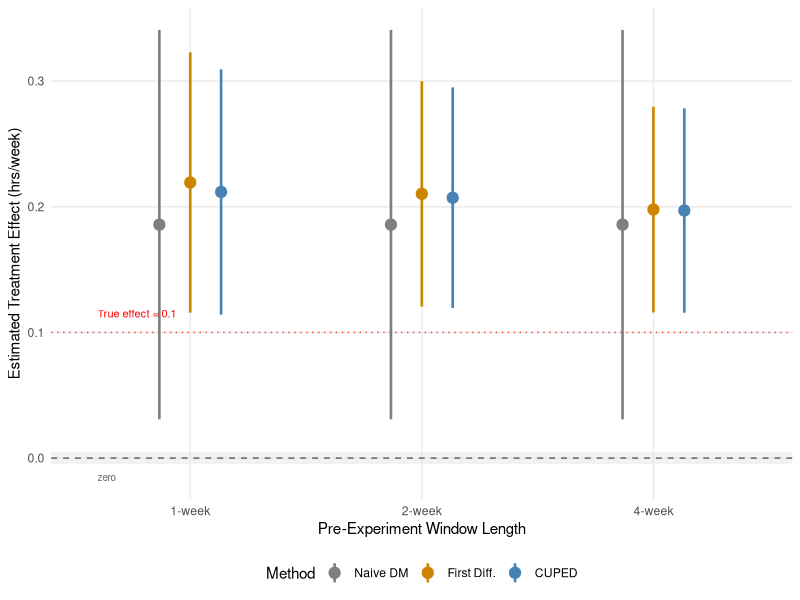

Generate this figure with R:
## ---- chunk 1
knitr::opts_chunk$set(echo = TRUE, fig.pos = "H", out.extra = "")
## ---- chunk 2
library(tidyverse)
## ---- chunk 3
set.seed(132)

N <- 50000
new_user_frac <- 0.20
log_mean <- log(7)
log_sd <- 0.7
noise_sd <- 4.0
tau <- 0.10
n_pre_weeks <- 4

n_new <- round(N * new_user_frac)
n_existing <- N - n_new

users <- tibble(
  user_id = 1:N,
  is_new = c(rep(TRUE, n_new), rep(FALSE, n_existing)),
  baseline_mu = rlnorm(N, meanlog = log_mean, sdlog = log_sd),
  treatment = sample(c(0L, 1L), N, replace = TRUE)
)

generate_week <- function(baseline_mu, treatment_indicator = NULL, tau_val = 0) {
  n <- length(baseline_mu)
  noise <- rnorm(n, mean = 0, sd = noise_sd)
  hours <- baseline_mu + noise
  if (!is.null(treatment_indicator)) {
    hours <- hours + tau_val * treatment_indicator
  }
  return(pmax(hours, 0))
}

pre_weeks <- map(1:n_pre_weeks, ~ generate_week(users$baseline_mu))
names(pre_weeks) <- paste0("pre_week_", 1:n_pre_weeks)
post_week <- generate_week(users$baseline_mu, users$treatment, tau)

sim_data <- users %>%
  bind_cols(as_tibble(pre_weeks)) %>%
  mutate(
    post_week = post_week,
    pre_1wk = pre_week_4,
    pre_2wk = (pre_week_3 + pre_week_4) / 2,
    pre_4wk = (pre_week_1 + pre_week_2 + pre_week_3 + pre_week_4) / 4
  ) %>%
  mutate(
    pre_1wk = if_else(is_new, NA_real_, pre_1wk),
    pre_2wk = if_else(is_new, NA_real_, pre_2wk),
    pre_4wk = if_else(is_new, NA_real_, pre_4wk)
  )

existing <- sim_data %>% filter(!is_new)

cuped_adjust <- function(y, x) {
  has_x <- !is.na(x)
  theta <- cov(y[has_x], x[has_x]) / var(x[has_x])
  x_mean <- mean(x[has_x])
  y_adj <- y
  y_adj[has_x] <- y[has_x] - theta * (x[has_x] - x_mean)
  return(list(y_adj = y_adj, theta = theta))
}

run_test_all <- function(data, pre_col, label) {
  y <- data$post_week
  x <- data[[pre_col]]
  w <- data$treatment
  has_x <- !is.na(x)

  y_t <- y[w == 1]; y_c <- y[w == 0]
  n_t <- length(y_t); n_c <- length(y_c)

  # Naive DM
  naive_est <- mean(y_t) - mean(y_c)
  naive_se <- sqrt(var(y_t) / n_t + var(y_c) / n_c)
  naive_ci <- naive_est + c(-1, 1) * 1.96 * naive_se

  # First Differences (theta = 1)
  fd <- y; fd[has_x] <- y[has_x] - x[has_x]
  fd_t <- fd[w == 1]; fd_c <- fd[w == 0]
  fd_est <- mean(fd_t) - mean(fd_c)
  fd_se <- sqrt(var(fd_t) / n_t + var(fd_c) / n_c)
  fd_ci <- fd_est + c(-1, 1) * 1.96 * fd_se

  # CUPED (optimal theta)
  res <- cuped_adjust(y, x)
  ya <- res$y_adj
  ya_t <- ya[w == 1]; ya_c <- ya[w == 0]
  cuped_est <- mean(ya_t) - mean(ya_c)
  cuped_se <- sqrt(var(ya_t) / n_t + var(ya_c) / n_c)
  cuped_ci <- cuped_est + c(-1, 1) * 1.96 * cuped_se

  # OLS Regression Adjustment
  df_ols <- tibble(y = y, w = w, x = x) %>% filter(!is.na(x))
  mod <- lm(y ~ w + x, data = df_ols)
  ols_est <- coef(mod)["w"]
  ols_se <- summary(mod)$coefficients["w", "Std. Error"]
  ols_ci <- ols_est + c(-1, 1) * 1.96 * ols_se

  sig <- function(ci) ifelse((ci[1] > 0) | (ci[2] < 0), "Yes", "No")

  tibble(
    Window = label,
    Method = c("Naive DM", "First Diff.", "CUPED", "OLS Reg. Adj."),
    Estimate = round(c(naive_est, fd_est, cuped_est, ols_est), 4),
    SE = round(c(naive_se, fd_se, cuped_se, ols_se), 4),
    `95% CI` = c(sprintf("[%.4f, %.4f]", naive_ci[1], naive_ci[2]),
                 sprintf("[%.4f, %.4f]", fd_ci[1], fd_ci[2]),
                 sprintf("[%.4f, %.4f]", cuped_ci[1], cuped_ci[2]),
                 sprintf("[%.4f, %.4f]", ols_ci[1], ols_ci[2])),
    Sig. = c(sig(naive_ci), sig(fd_ci), sig(cuped_ci), sig(ols_ci)),
    `Var. Red.` = sprintf("%.1f%%", c(0,
                   (1 - fd_se^2 / naive_se^2) * 100,
                   (1 - cuped_se^2 / naive_se^2) * 100,
                   (1 - ols_se^2 / naive_se^2) * 100))
  )
}
## ---- chunk 4
rho_1 <- cor(existing$pre_1wk, existing$post_week)
rho_2 <- cor(existing$pre_2wk, existing$post_week)
rho_4 <- cor(existing$pre_4wk, existing$post_week)

all_results <- bind_rows(
  run_test_all(existing, "pre_1wk", "1-week"),
  run_test_all(existing, "pre_2wk", "2-week"),
  run_test_all(existing, "pre_4wk", "4-week")
)

# all users, 4-week CUPED
res_all <- run_test_all(sim_data, "pre_4wk", "4-week")
cuped_all_vr <- res_all %>% filter(Method == "CUPED") %>% pull(`Var. Red.`)

# new users naive
new_users <- sim_data %>% filter(is_new)
y_t <- new_users$post_week[new_users$treatment == 1]
y_c <- new_users$post_week[new_users$treatment == 0]
new_se <- round(sqrt(var(y_t) / length(y_t) + var(y_c) / length(y_c)), 4)
ex_naive_se <- round(res_all %>% filter(Method == "Naive DM") %>% pull(SE), 4)

cuped_vr_1 <- all_results %>% filter(Method == "CUPED", Window == "1-week") %>% pull(`Var. Red.`)
cuped_vr_4 <- all_results %>% filter(Method == "CUPED", Window == "4-week") %>% pull(`Var. Red.`)
fd_vr_1 <- all_results %>% filter(Method == "First Diff.", Window == "1-week") %>% pull(`Var. Red.`)
fd_vr_4 <- all_results %>% filter(Method == "First Diff.", Window == "4-week") %>% pull(`Var. Red.`)
## ---- chunk 5
plot_data <- all_results %>%
  filter(Method %in% c("Naive DM", "First Diff.", "CUPED")) %>%
  mutate(
    CI_lo = as.numeric(str_extract(`95% CI`, "(?<=\\[)[\\d.-]+")),
    CI_hi = as.numeric(str_extract(`95% CI`, "(?<=, )[\\d.-]+(?=\\])"))
  ) %>%
  rename(Est = Estimate)

plot_data$Window <- factor(plot_data$Window, levels = c("1-week", "2-week", "4-week"))
plot_data$Method <- factor(plot_data$Method, levels = c("Naive DM", "First Diff.", "CUPED"))

ggplot(plot_data, aes(x = Window, y = Est, color = Method)) +
  annotate("rect", xmin = -Inf, xmax = Inf, ymin = -0.005, ymax = 0.005,
           fill = "gray90", alpha = 0.5) +
  geom_hline(yintercept = 0, linetype = "dashed", color = "gray40") +
  geom_hline(yintercept = tau, linetype = "dotted", color = "red", alpha = 0.7) +
  geom_pointrange(aes(ymin = CI_lo, ymax = CI_hi),
                  position = position_dodge(width = 0.4), size = 0.7, linewidth = 0.9) +
  annotate("text", x = 0.6, y = tau + 0.015, label = paste0("True effect = ", tau),
           color = "red", size = 2.8, hjust = 0) +
  annotate("text", x = 0.6, y = -0.015, label = "zero",
           color = "gray40", size = 2.5, hjust = 0) +
  scale_color_manual(values = c("Naive DM" = "gray50", "First Diff." = "orange3", "CUPED" = "steelblue")) +
  labs(y = "Estimated Treatment Effect (hrs/week)",
       x = "Pre-Experiment Window Length") +
  theme_minimal(base_size = 11) +
  theme(legend.position = "bottom",
        panel.grid.minor = element_blank())
## ---- chunk 6
# Recompute (these chunks run independently of Section 7 chunks)
existing_app <- sim_data %>% filter(!is_new)

all_results_app <- bind_rows(
  run_test_all(existing_app, "pre_1wk", "1-week"),
  run_test_all(existing_app, "pre_2wk", "2-week"),
  run_test_all(existing_app, "pre_4wk", "4-week")
)

rho_1_app <- cor(existing_app$pre_1wk, existing_app$post_week)
rho_2_app <- cor(existing_app$pre_2wk, existing_app$post_week)
rho_4_app <- cor(existing_app$pre_4wk, existing_app$post_week)

# Table B0: Pre-post correlation
tibble(
  `Pre-Experiment Window` = c("1 week", "2 weeks", "4 weeks"),
  `Correlation (rho)` = round(c(rho_1_app, rho_2_app, rho_4_app), 3),
  `Theoretical VR` = paste0(round(c(rho_1_app, rho_2_app, rho_4_app)^2 * 100, 1), "%")
) %>% knitr::kable(caption = "Table B0: Pre-post correlation and theoretical variance reduction by window length (existing users).")

# Table B1: SE and Variance Reduction
all_results_app %>%
  filter(Method != "OLS Reg. Adj.") %>%
  select(Window, Method, SE, `Var. Red.`) %>%
  pivot_wider(names_from = Method, values_from = c(SE, `Var. Red.`)) %>%
  select(Window,
         `Naive SE` = `SE_Naive DM`,
         `FD SE` = `SE_First Diff.`,
         `CUPED SE` = `SE_CUPED`,
         `FD VR` = `Var. Red._First Diff.`,
         `CUPED VR` = `Var. Red._CUPED`) %>%
  knitr::kable(caption = "Table B1: Standard errors and variance reduction by method (existing users, true tau = 0.10). OLS Reg. Adj. omitted (identical to CUPED).")

# Table B2: Estimates and CIs
all_results_app %>%
  filter(Method != "OLS Reg. Adj.") %>%
  mutate(Result = sprintf("%.3f %s %s", Estimate, `95% CI`, ifelse(Sig. == "Yes", "*", ""))) %>%
  select(Window, Method, Result) %>%
  pivot_wider(names_from = Method, values_from = Result) %>%
  knitr::kable(caption = "Table B2: Estimates and 95% CIs (existing users). * = significant at 5%.")
